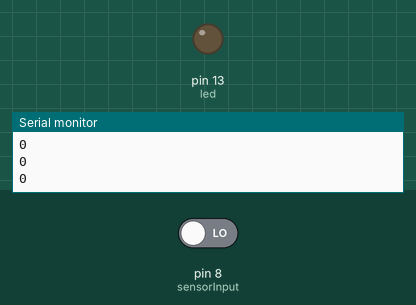
Recording of a sketch running on a simulated Arduino Uno, built with avr-gcc and run on an emulated ATmega328P. Shown: output pins drawn as LEDs (lit = HIGH), the last lines printed to the serial monitor. Inputs (shaded band) come from the test bench; at power-on: pin 8 (sensorInput) LOW.

Above: at 1.2 s.
1.3 s: pin 8 (sensorInput) driven HIGH
At 2.4 s:
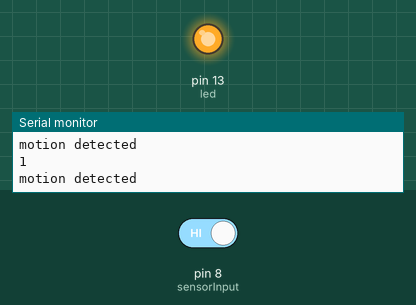
2.8 s: pin 8 (sensorInput) driven LOW
At 3.6 s:
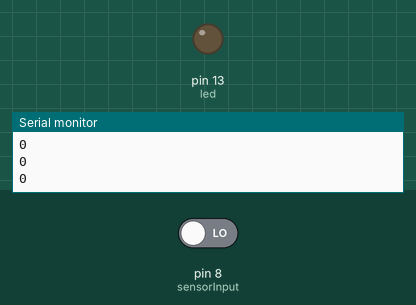
Timing chart, 0 to 5.8 s (numbered marks = the images above; inputs shaded):
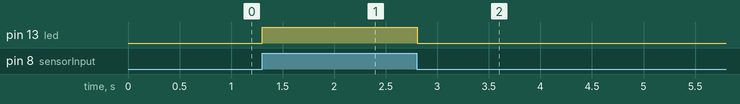

The sketch:

pirSensor.ino
```cpp
 int led = 13;
 int sensorInput=8;
 int val;
void setup() {
pinMode(led,OUTPUT);
pinMode(sensorInput,INPUT);
Serial.begin(9600);

}

void loop() {
 val=digitalRead(sensorInput);
 Serial.println(val);
 if(val==HIGH){
  digitalWrite(led,HIGH);
  Serial.println("motion detected");


  }
  if(val==LOW){
    digitalWrite(led,LOW);

  }
 delay(10);


}
```

Measured:
- after the input at 1.3 s, pin 13 (led): LOW → HIGH at once
- after the input at 2.8 s, pin 13 (led): HIGH → LOW at once
